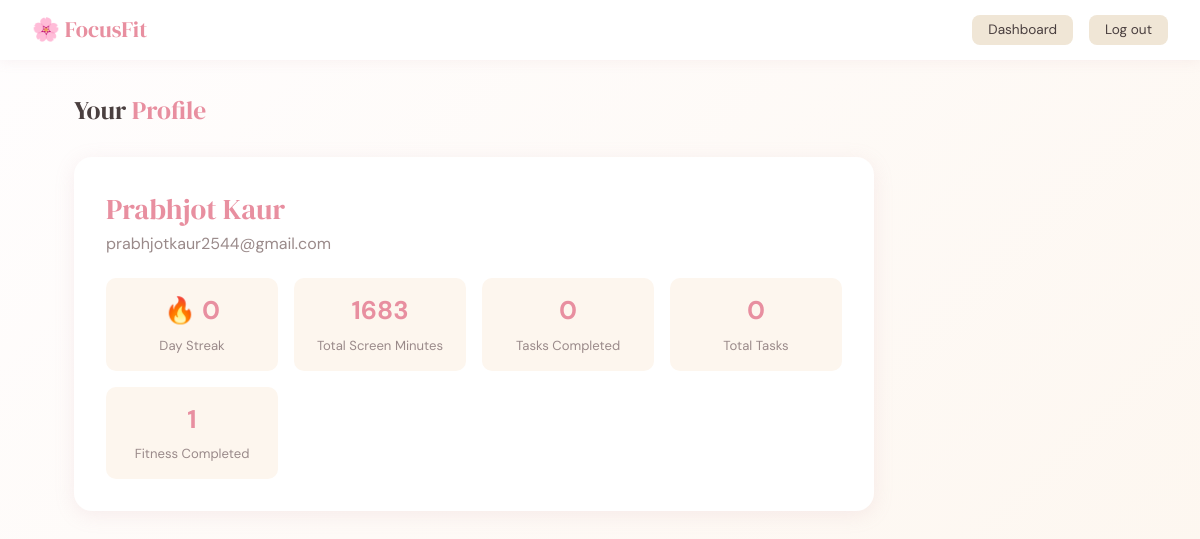
The page /profile (signed in) on the database as committed earlier.
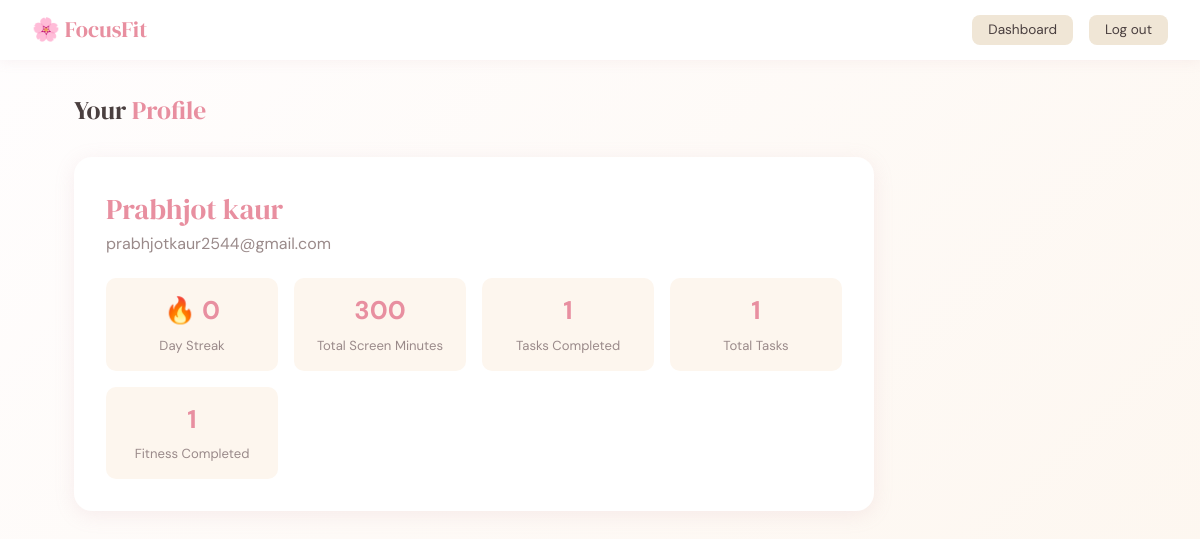
The same page on the database as committed later.
### tables this page shows
CREATE TABLE users (
            id       INTEGER PRIMARY KEY AUTOINCREMENT,
            name     TEXT    NOT NULL,
            email    TEXT    NOT NULL UNIQUE,
            password TEXT    NOT NULL
        );

### app.py (the view)
@app.route("/profile")
def profile():
    if "user_id" not in session:
        return redirect(url_for("login"))
    stats = get_profile_stats(current_user_id())
    streak = calculate_streak(current_user_id())
    return render_template("profile.html", stats=stats, streak=streak)

### app.py (called while the page is built)
def current_user_id():
    return session.get("user_id")

### database.py (called while the page is built)
def get_db():
    conn = sqlite3.connect(DATABASE)
    conn.row_factory = sqlite3.Row   # lets us access columns by name
    return conn

def calculate_streak(user_id):
    conn = get_db()
    rows = conn.execute("""
        SELECT DISTINCT logged_on
        FROM fitness
        WHERE user_id = ? AND status = 'completed'
        ORDER BY logged_on DESC
    """, (user_id,)).fetchall()
    fitness_days = {r["logged_on"] for r in rows}
    task_rows = conn.execute("""
        SELECT DISTINCT deadline
        FROM tasks
        WHERE user_id = ? AND status = 'completed'
        ORDER BY deadline DESC
    """, (user_id,)).fetchall()
    task_days = {r["deadline"] for r in task_rows}
    conn.close()
    streak = 0
    today = date.today()
    for i in range(0, 365):
        d = today - timedelta(days=i)
        d_str = d.isoformat()
        if d_str in fitness_days and d_str in task_days:
            streak += 1
        else:
            if i == 0:
                continue
            break
    return streak

### templates/profile.html (shortened to what this page needs)
<!DOCTYPE html>
<html lang="en">
<head>
  <link rel="stylesheet" href="{{ url_for('static', filename='css/style.css') }}">
</head>
<body class="dashboard-body">
  <nav class="navbar">
    <div class="brand">🌸 FocusFit</div>
    <div class="nav-right">
      <a href="/dashboard" class="logout-btn">Dashboard</a>
      <a href="/logout" class="logout-btn">Log out</a>
    </div>
  </nav>
  <div class="main-content">
    <h1 class="page-title">Your <span>Profile</span></h1>
    <div class="profile-card">
      <h2>{{ stats.name }}</h2>
      <p>{{ stats.email }}</p>
      <div class="profile-grid">
        <div class="profile-stat">
          <strong>🔥 {{ streak }}</strong>
          <span>Day Streak</span>
        </div>
        <div class="profile-stat">
          <strong>{{ stats.total_screen }}</strong>
          <span>Total Screen Minutes</span>
        </div>
        <div class="profile-stat">
          <strong>{{ stats.completed_tasks }}</strong>
          <span>Tasks Completed</span>
        </div>
        <div class="profile-stat">
          <strong>{{ stats.total_tasks }}</strong>
          <span>Total Tasks</span>
        </div>
        <div class="profile-stat">
          <strong>{{ stats.completed_fitness }}</strong>
          <span>Fitness Completed</span>
        </div>
      </div>
    </div>
  </div>
</body>
</html>

### static/css/style.css (style rules this page uses)
:root { --pink: #f7c5d0; --pink-dark: #e88fa0; --green: #b8ddb5; --green-dark: #7bb877; --cream: #fdf6ee; --cream-dark: #f0e6d6; --text: #4a3f3f; --text-light: #9a8a8a; --white: #ffffff; --shadow: 0 4px 20px rgba(200, 150, 160, 0.15); --radius: 18px; --radius-sm: 10px; }
* { margin: 0; padding: 0; box-sizing: border-box; }
body { font-family: 'DM Sans', sans-serif; background-color: var(--cream); color: var(--text); min-height: 100vh; }
h1, h2, h3 { font-family: 'DM Serif Display', serif; font-weight: 400; }
.dashboard-body { background: linear-gradient(135deg, #fce4ec10 0%, var(--cream) 100%); }
.navbar { background: var(--white); box-shadow: 0 2px 12px rgba(200, 150, 160, 0.1); padding: 0.9rem 2rem; display: flex; align-items: center; justify-content: space-between; position: sticky; top: 0; z-index: 100; }
.navbar .brand { font-family: 'DM Serif Display', serif; font-size: 1.4rem; color: var(--pink-dark); }
.navbar .nav-right { display: flex; align-items: center; gap: 1rem; }
.navbar .logout-btn { padding: 0.4rem 1rem; background: var(--cream-dark); color: var(--text); border: none; border-radius: 8px; font-family: 'DM Sans', sans-serif; font-size: 0.85rem; cursor: pointer; text-decoration: none; transition: background 0.2s; }
.main-content { max-width: 1100px; margin: 2rem auto; padding: 0 1.5rem 3rem; }
.page-title { font-size: 1.6rem; margin-bottom: 1.8rem; }
.page-title span { color: var(--pink-dark); }
.profile-card { background: var(--white); border-radius: var(--radius); box-shadow: var(--shadow); padding: 2rem; max-width: 800px; }
.profile-card h2 { color: var(--pink-dark); font-size: 1.8rem; margin-bottom: 0.3rem; }
.profile-card p { color: var(--text-light); margin-bottom: 1.5rem; }
.profile-grid { display: grid; grid-template-columns: repeat(auto-fit, minmax(160px, 1fr)); gap: 1rem; }
.profile-stat { background: var(--cream); border-radius: var(--radius-sm); padding: 1rem; text-align: center; }
.profile-stat strong { display: block; font-size: 1.6rem; color: var(--pink-dark); margin-bottom: 0.4rem; }
.profile-stat span { font-size: 0.82rem; color: var(--text-light); }

Rows that differ between the two databases and show on the page:
changed users "prabhjotkaur2544@gmail.com": name "Prabhjot Kaur" → "Prabhjot kaur"
Other text that changed with them:
{{ stats.total_screen }}: "1683" → "300"
{{ stats.completed_tasks }}: "0" → "1"
{{ stats.total_tasks }}: "0" → "1"
